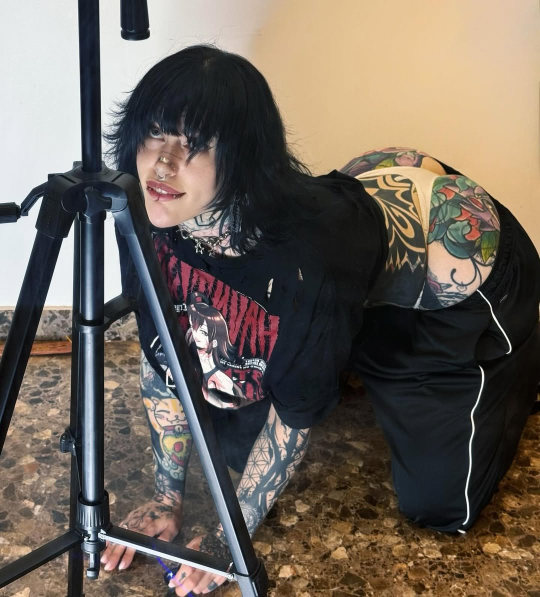
#> input picture lora_training/darkmatter/all_fours_tripod.jpg, 1080 x 1194 px (shown at 1/2 size); its folder holds only this picture in this run
$ python gen_raven_img2img.py
#> lines starting #> are read from the running program, lines starting #| are printed output that depends on the picture
import os
import requests
import base64
from io import BytesIO
from PIL import Image

url = "http://127.0.0.1:7860/sdapi/v1/img2img"

character = {
    "id": "raven-egirl",
    "base_identity": "stunningly beautiful 20 year old e-girl goth woman, very pale skin, black hair with bangs, heavy e-girl makeup, thick dark winged eyeliner, black choker, intensely ripped black tights, slim fit body, perfect cute face, symmetrical features, social media influencer, instagram model",
    "negative": "deformed, ugly, monster, horror, blurry, lowres, low quality, worst quality, bad anatomy, bad proportions, duplicate, morbid, mutilated, extra fingers, mutated hands, poorly drawn hands, poorly drawn face, mutation, text, watermark"
}

input_dir = "lora_training/darkmatter"
output_dir = f"lora_training/{character['id']}/img2img_images"
os.makedirs(output_dir, exist_ok=True)

print(f"Buscando imágenes base en {input_dir}...")
image_files = [f for f in os.listdir(input_dir) if f.lower().endswith(('.png', '.jpg', '.jpeg'))]
print(f"Se encontraron {len(image_files)} imágenes. Iniciando generación img2img...")

def encode_image(image_path):
    # Abrimos la imagen, aseguramos que esté en RGB
    img = Image.open(image_path).convert("RGB")
#> img is the input picture: PIL image 1080x1194 RGB; mean R, G, B 110, 100.4, 91
    # Opcional: redimensionar aquí si la imagen es gigante para no colapsar la VRAM
    img.thumbnail((768, 768))
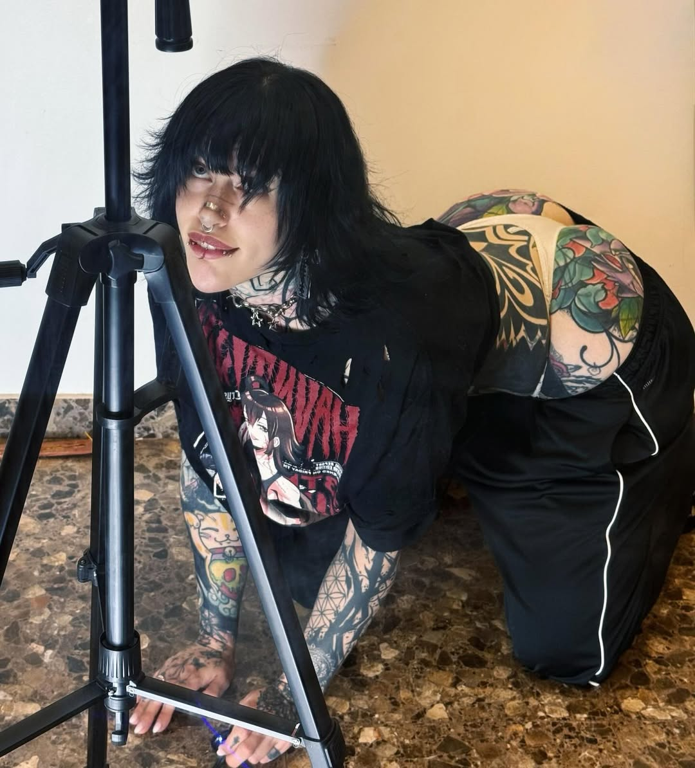
#> img: PIL image 695x768 RGB; mean R, G, B 110, 100.4, 91

    buffered = BytesIO()
    img.save(buffered, format="PNG")
    return base64.b64encode(buffered.getvalue()).decode('utf-8')

for idx, filename in enumerate(image_files):
    file_path = os.path.join(input_dir, filename)
    encoded_image = encode_image(file_path)
    print(f"Procesando {idx+1}/{len(image_files)}: {filename}...")

    payload = {
        "init_images": [encoded_image],
        # El prompt reforzará los rasgos e-girl para 'traducir' a la chica de la foto a nuestro personaje
        "prompt": character["base_identity"] + ", masterpiece, best quality, highly detailed, ultra-realistic, 8k resolution, raw photo, film grain",
        "negative_prompt": character["negative"],
        "steps": 40,
        "cfg_scale": 7.0,
        # Denoising strength:
        # 0.0 = idéntica a la original
        # 1.0 = imagen completamente nueva que ignora la forma
        # 0.45 - 0.55 es perfecto para mantener la pose/fondo pero cambiar la cara/ropa
        "denoising_strength": 0.50,
        "sampler_name": "DPM++ 2M Karras",
        "seed": -1, # Semilla aleatoria para variedad
        "send_images": True,
        # Mantener proporciones de la imagen fuente (o forzar 512x768, dependiendo)
        # SD.Next ajustará internamente si enviamos estas vars
        "width": 512,
        "height": 768,
    }

    try:
#> (the run stopped early here; a loop or call above may not have finished)

$ run again, on lora_training/darkmatter/close_up_red_eyes_piercings.jpg
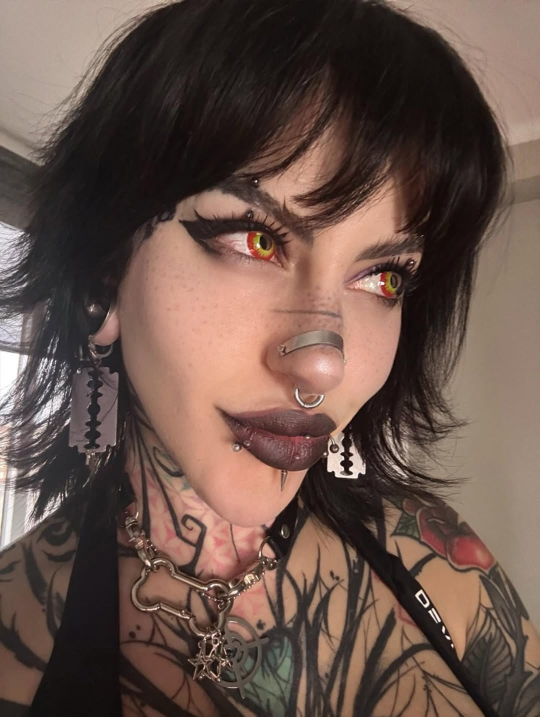
#> input picture lora_training/darkmatter/close_up_red_eyes_piercings.jpg, 1080 x 1433 px (shown at 1/2 size)
#> in encode_image, img is the input picture: PIL image 1080x1433 RGB; mean R, G, B 104.6, 82.9, 74
#> in encode_image, `img.thumbnail((768, 768))`:
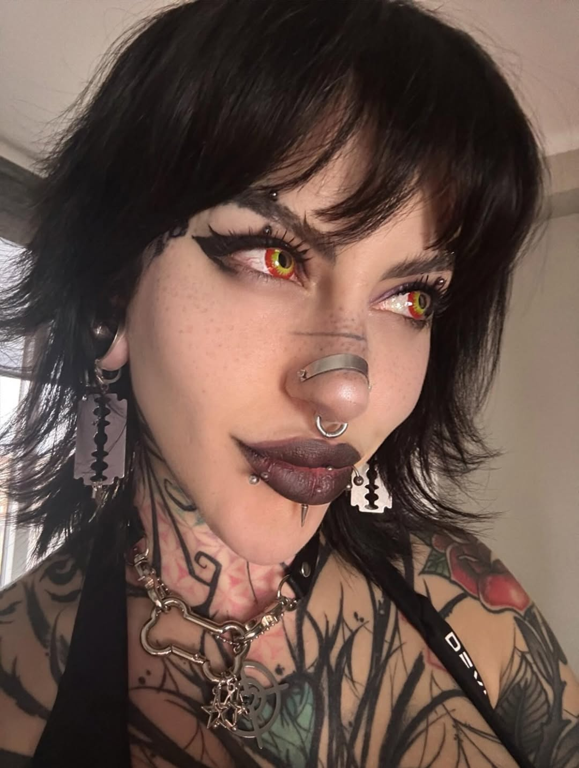
#> img: PIL image 579x768 RGB; mean R, G, B 104.6, 82.9, 74

$ run again, on lora_training/darkmatter/floral_robe_looking_back.jpg
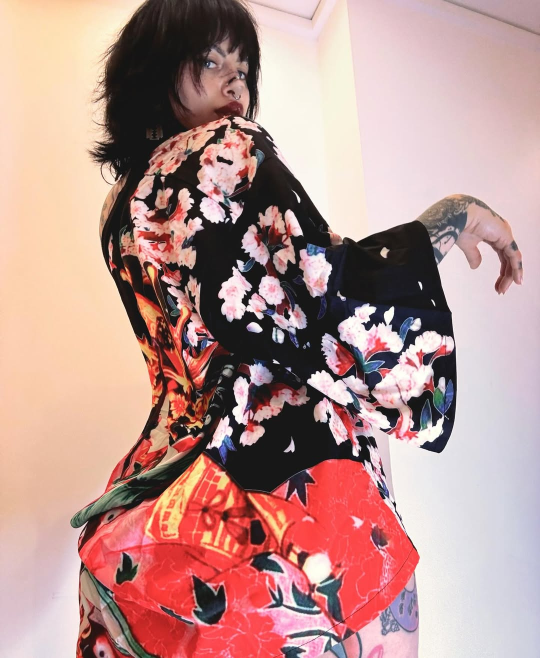
#> input picture lora_training/darkmatter/floral_robe_looking_back.jpg, 1080 x 1316 px (shown at 1/2 size)
#> in encode_image, img is the input picture: PIL image 1080x1316 RGB; mean R, G, B 186.1, 148.5, 144
#> in encode_image, `img.thumbnail((768, 768))`:
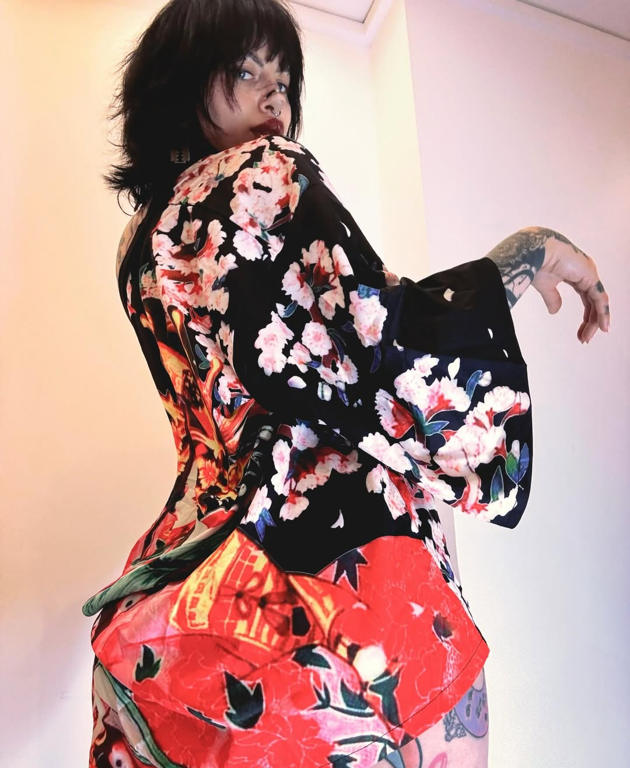
#> img: PIL image 630x768 RGB; mean R, G, B 186.1, 148.5, 144

$ run again, on lora_training/darkmatter/floral_robe_standing.jpg
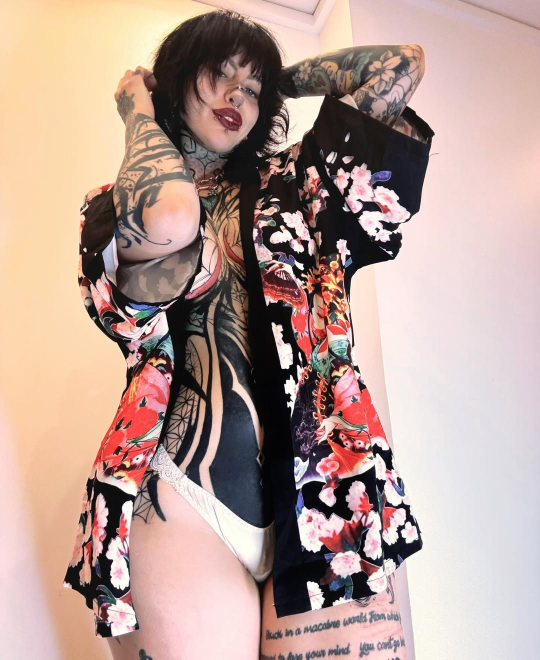
#> input picture lora_training/darkmatter/floral_robe_standing.jpg, 1080 x 1319 px (shown at 1/2 size)
#> in encode_image, img is the input picture: PIL image 1080x1319 RGB; mean R, G, B 183.6, 158.3, 150
#> in encode_image, `img.thumbnail((768, 768))`:
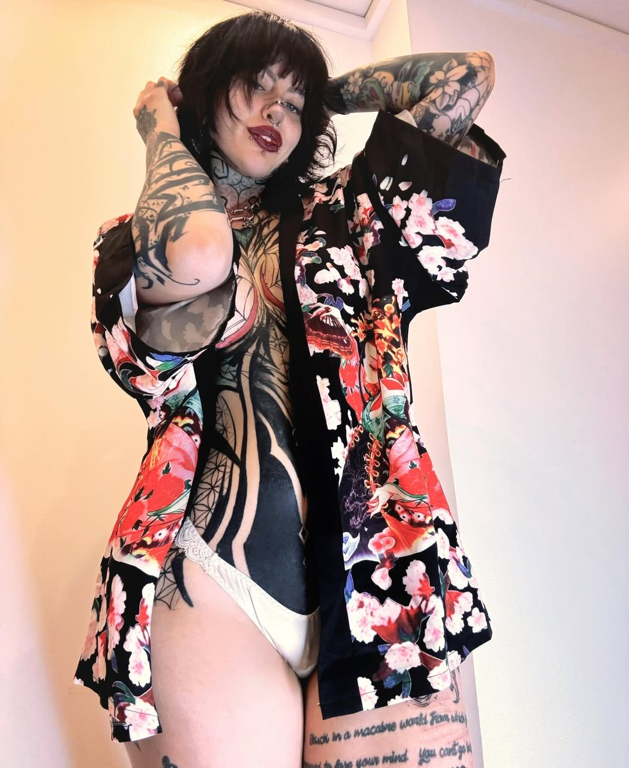
#> img: PIL image 629x768 RGB; mean R, G, B 183.6, 158.3, 150

$ run again, on lora_training/darkmatter/back_latex_bodysuit_red_bg.jpg
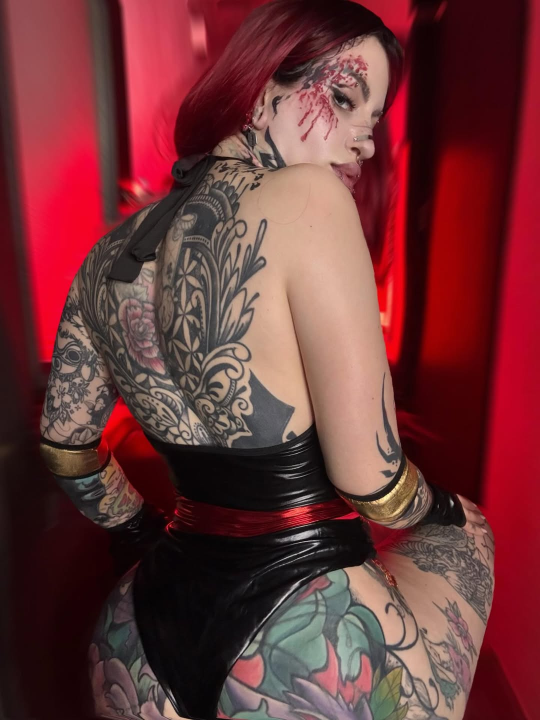
#> input picture lora_training/darkmatter/back_latex_bodysuit_red_bg.jpg, 1080 x 1440 px (shown at 1/2 size)
#> in encode_image, img is the input picture: PIL image 1080x1440 RGB; mean R, G, B 110, 53.2, 55.4
#> in encode_image, `img.thumbnail((768, 768))`:
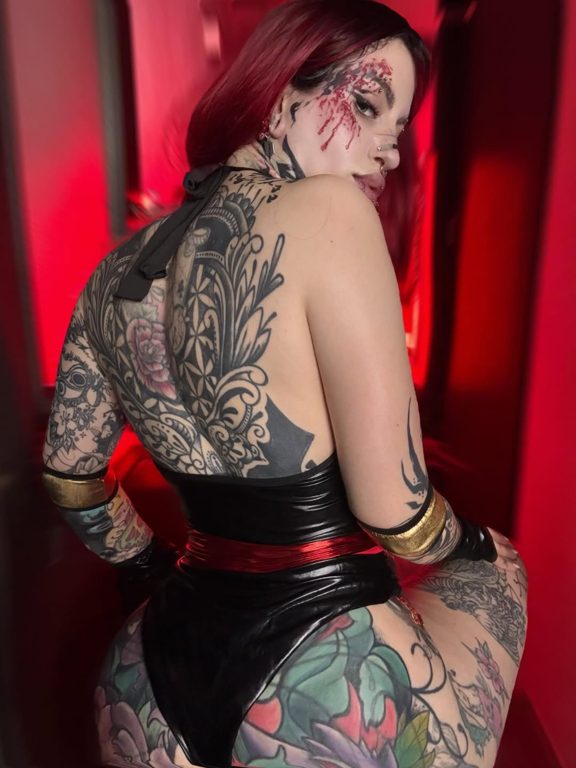
#> img: PIL image 576x768 RGB; mean R, G, B 110, 53.2, 55.4
